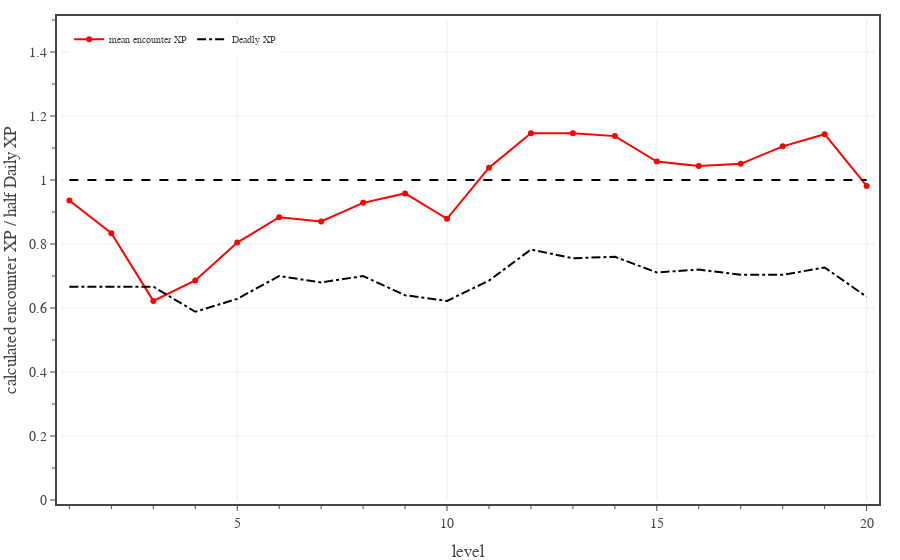

Notebook code for this chart:
### Code cell
# Plots average encounter XP for PCs, calculated for a full adventuring day with Medium encounters and two short rests.
levels = np.array(range(1,21,1))

fig = go.Figure(
    layout=go.Layout(
        template=TFB_TEMPLATE,
        xaxis=dict(
            title_text='level',
            range=[0.8, 20.2],
            tick0=0, dtick=5,
            minor=dict(tick0=0, dtick=1),
        ),
        yaxis=dict(
            title_text='calculated encounter XP / half Daily XP',
            range=[0, 1.5],
            tick0=0, dtick=0.2,
            minor=dict(tick0=0, dtick=0.1),
        ),
        legend=dict(
            yanchor='top',  y=0.99,
            xanchor='left', x=0.01,
        )
    )
)

enc_XP_budget = 0.5*np.array(ENCOUNTER_DIFFICULTIES['Daily']['XP'])
for diff in ['Medium']:
    d = ENCOUNTER_DIFFICULTIES[diff]
    pc_data_file = f'./pc data - {diff} 2 short rests.json'

    with open(pc_data_file, 'r') as fin:
        pc_data = json.load(fin)
    
    eXP = np.zeros(20)
    for pc_class in PC_CLASSES:
        eXP += np.array([x['encounter XP mean'] for x in pc_data[pc_class]])
    eXP /= len(PC_CLASSES)

    fig.add_trace(go.Scatter(
        x=levels, 
        y=eXP/enc_XP_budget,
        mode='lines+markers', 
        line=dict(color='red', dash='solid'),
        unselected=dict(marker=dict(opacity=0.0)),
        name='mean encounter XP',
        hovertemplate=
            '<b>encounter XP</b><br>'+
            'lvl %{x}<br>'+
            'ratio %{y:.2f}'+
            '<extra></extra>'
    ))

ref_XP = 0.5*np.array(ENCOUNTER_DIFFICULTIES['Daily']['XP'])
fig.add_trace(go.Scatter(
    x=levels, 
    y=ref_XP/enc_XP_budget,
    mode='lines', 
    line=dict(color='black', dash='dash'),
    name='half Daily XP',
    showlegend=False,
    hoverinfo='skip'
))

ref_XP = np.array(ENCOUNTER_DIFFICULTIES['Deadly']['XP'])
fig.add_trace(go.Scatter(
    x=levels, 
    y=ref_XP/enc_XP_budget,
    mode='lines', 
    line=dict(color='black', dash='dashdot'),
    name='Deadly XP',
    hoverinfo='skip'
))

# show figure
fig.show(config=TFB_CONFIG)

# save large format figure
if SAVEFIGS:
    file_name = f'./fig-half-daily-xp-vs-level-medium-adventuring-days-large.html'
    fig_html = fig.to_html(
        config=TFB_CONFIG,
        include_plotlyjs=False, 
        full_html=False, 
    )
    fig_soup = BeautifulSoup(fig_html, 'html.parser')
    fig_soup.div['class'] = 'plotly-div-large'
    with open(file_name, 'wb') as fout:
        fout.write(fig_soup.prettify('utf-8'))

# save small format figure
if SAVEFIGS:
    fig.update_traces(marker=dict(size=4))
    fig.update_layout(font=dict(size=10))
    file_name = f'./fig-half-daily-xp-vs-level-medium-adventuring-days-small.html'
    fig_html = fig.to_html(
        config=TFB_CONFIG,
        include_plotlyjs=False, 
        full_html=False, 
    )
    fig_soup = BeautifulSoup(fig_html, 'html.parser')
    fig_soup.div['class'] = 'plotly-div-small'
    with open(file_name, 'wb') as fout:
        fout.write(fig_soup.prettify('utf-8'))

### Figure 1 — Plotly figure (JSON) as saved in the notebook; plotly's stock layout.template omitted (floating-point values rounded to 4 significant figures)
{"data": [{"hovertemplate": "<b>encounter XP</b><br>lvl %{x}<br>ratio %{y:.2f}<extra></extra>", "line": {"color": "red", "dash": "solid"}, "mode": "lines+markers", "name": "mean encounter XP", "type": "scatter", "unselected": {"marker": {"opacity": 0}}, "x": [1, 2, 3, 4, 5, 6, 7, 8, 9, 10, 11, 12, 13, 14, 15, 16, 17, 18, 19, 20], "y": [0.9361, 0.8338, 0.6222, 0.686, 0.8043, 0.8838, 0.8702, 0.9286, 0.9581, 0.8787, 1.039, 1.146, 1.146, 1.137, 1.058, 1.044, 1.051, 1.105, 1.143, 0.9814]}, {"hoverinfo": "skip", "line": {"color": "black", "dash": "dash"}, "mode": "lines", "name": "half Daily XP", "showlegend": false, "type": "scatter", "x": [1, 2, 3, 4, 5, 6, 7, 8, 9, 10, 11, 12, 13, 14, 15, 16, 17, 18, 19, 20], "y": [1, 1, 1, 1, 1, 1, 1, 1, 1, 1, 1, 1, 1, 1, 1, 1, 1, 1, 1, 1]}, {"hoverinfo": "skip", "line": {"color": "black", "dash": "dashdot"}, "mode": "lines", "name": "Deadly XP", "type": "scatter", "x": [1, 2, 3, 4, 5, 6, 7, 8, 9, 10, 11, 12, 13, 14, 15, 16, 17, 18, 19, 20], "y": [0.6667, 0.6667, 0.6667, 0.5882, 0.6286, 0.7, 0.68, 0.7, 0.64, 0.6222, 0.6857, 0.7826, 0.7556, 0.76, 0.7111, 0.72, 0.704, 0.7037, 0.7267, 0.635]}], "layout": {"legend": {"x": 0.01, "xanchor": "left", "y": 0.99, "yanchor": "top"}, "xaxis": {"dtick": 5, "minor": {"dtick": 1, "tick0": 0}, "range": [0.8, 20.2], "tick0": 0, "title": {"text": "level"}}, "yaxis": {"dtick": 0.2, "minor": {"dtick": 0.1, "tick0": 0}, "range": [0, 1.5], "tick0": 0, "title": {"text": "calculated encounter XP / half Daily XP"}}}}
